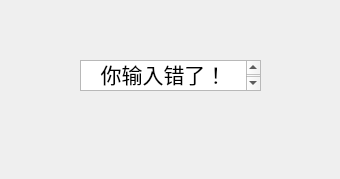
<?xml version="1.0" encoding="UTF-8"?>
<ui version="4.0">
 <class>Warning</class>
 <widget class="QWidget" name="Warning">
  <property name="geometry">
   <rect>
    <x>0</x>
    <y>0</y>
    <width>340</width>
    <height>179</height>
   </rect>
  </property>
  <property name="windowTitle">
   <string>Form</string>
  </property>
  <widget class="QTextBrowser" name="textBrowser">
   <property name="geometry">
    <rect>
     <x>80</x>
     <y>60</y>
     <width>181</width>
     <height>31</height>
    </rect>
   </property>
   <property name="html">
    <string>&lt;!DOCTYPE HTML PUBLIC &quot;-//W3C//DTD HTML 4.0//EN&quot; &quot;http://www.w3.org/TR/REC-html40/strict.dtd&quot;&gt;
&lt;html&gt;&lt;head&gt;&lt;meta name=&quot;qrichtext&quot; content=&quot;1&quot; /&gt;&lt;meta charset=&quot;utf-8&quot; /&gt;&lt;style type=&quot;text/css&quot;&gt;
p, li { white-space: pre-wrap; }
hr { height: 1px; border-width: 0; }
li.unchecked::marker { content: &quot;\2610&quot;; }
li.checked::marker { content: &quot;\2612&quot;; }
&lt;/style&gt;&lt;/head&gt;&lt;body style=&quot; font-family:'Microsoft YaHei UI'; font-size:9pt; font-weight:400; font-style:normal;&quot;&gt;
&lt;p align=&quot;center&quot; style=&quot; margin-top:0px; margin-bottom:0px; margin-left:0px; margin-right:0px; -qt-block-indent:0; text-indent:0px;&quot;&gt;&lt;span style=&quot; font-size:16pt;&quot;&gt;你输入错了！&lt;/span&gt;&lt;/p&gt;&lt;/body&gt;&lt;/html&gt;</string>
   </property>
  </widget>
 </widget>
 <resources/>
 <connections/>
</ui>
